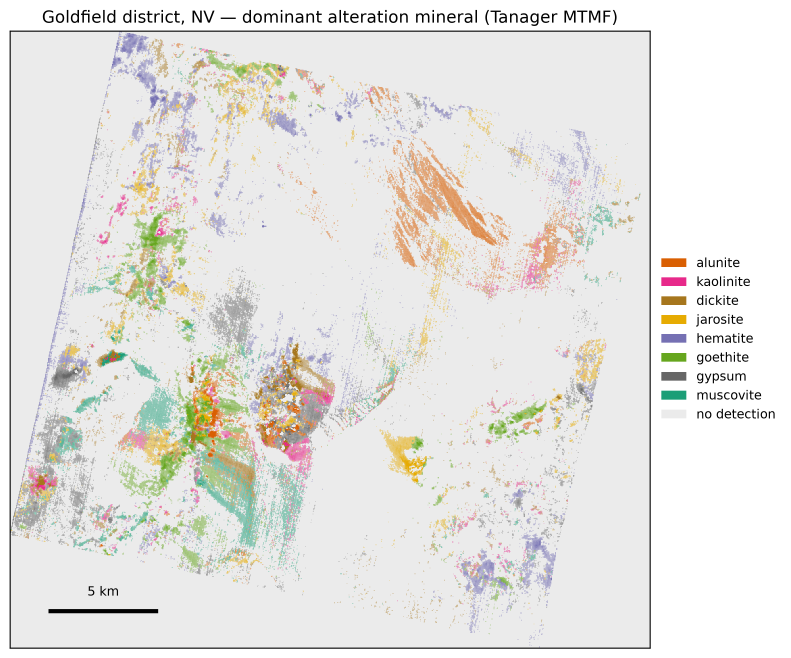
#> input picture figures/goldfield_20240925_185504_87_4001_hero_mineral_map.png, 2372 x 1974 px, found by its file name (shown at 1/3 size)
$ python stills_05_07.py
#> lines starting #> are read from the running program, lines starting #| are printed output that depends on the picture; after the words box and inside, x2 and y2 are one past the last pixel; in counts of white or black regions, pixels touching at a corner belong together
"""Reframed fallback stills for beats 05 (Goldfield mineral map) and 07 (Bingham AMD map).

Pipeline v2 (docs/edit_plan.md ##05, ##07): the rough cut's `clip_photo()` push-in
crops symmetrically around a fixed centre, which truncates both source figures'
legends -- both are anchored outside the axis box (`bbox_to_anchor=(1.0, 0.5)` in
viz.py's `mineral_map`/`amd_map`). This strips the legend and title from the
source PNG, keeping only the axis-box data (map + scale bar), and composites it
with a native-rendered legend (same colors/labels as viz.py, white text) onto a
fresh 1920x1080 navy canvas. The legend is inset from the frame edges by enough
margin to survive the push-in zoom the edit plan specifies (zoom_end 1.08 for 05,
1.06 for 07) -- verified below by cropping to the tightest (max-zoom) window and
saving it for inspection.

Run under the repo venv: uv run python scripts/video/stills_05_07.py
"""

from __future__ import annotations

from pathlib import Path

import matplotlib
import numpy as np
from PIL import Image
from scipy import ndimage

matplotlib.use("Agg")
import matplotlib.pyplot as plt  # noqa: E402
from matplotlib.colors import to_rgb  # noqa: E402
from matplotlib.patches import Patch  # noqa: E402

from tanager_rocks.hazard import AGP_LABELS
from tanager_rocks.viz import AGP_TIER_COLORS, MINERAL_COLORS

ROOT = Path(__file__).resolve().parents[2]
FIG = ROOT / "submission" / "figures"
OUT = ROOT / "video" / "build" / "v2"
GF_HERO = FIG / "goldfield_20240925_185504_87_4001_hero_mineral_map.png"
BH_AGP = FIG / "bingham_20250911_191523_58_4001_amd_agp.png"

NAVY_HEX = "#0a0e1a"
NAVY_RGB = (10, 14, 26)
CANVAS_W, CANVAS_H = 1920, 1080
BORDER_TRIM = 4  # px trimmed inside the detected axis border (~3px stroke) to drop it fully


def _axis_box(
    rgb: np.ndarray, black_max: int = 60, run_frac: float = 0.5
) -> tuple[int, int, int, int]:
    """Locate the plot axes' black border (top, bottom, left, right), in pixels.

    Both source figures (viz.py `mineral_map`/`amd_map`) draw one square axes
    with default spines; the border is the only content forming a long
    contiguous near-black run in a row or column, so a density scan finds it
    without hardcoding a figure-specific offset.
    """
#> called with black_max = 60, run_frac = 0.5
    black = rgb.max(axis=2) < black_max
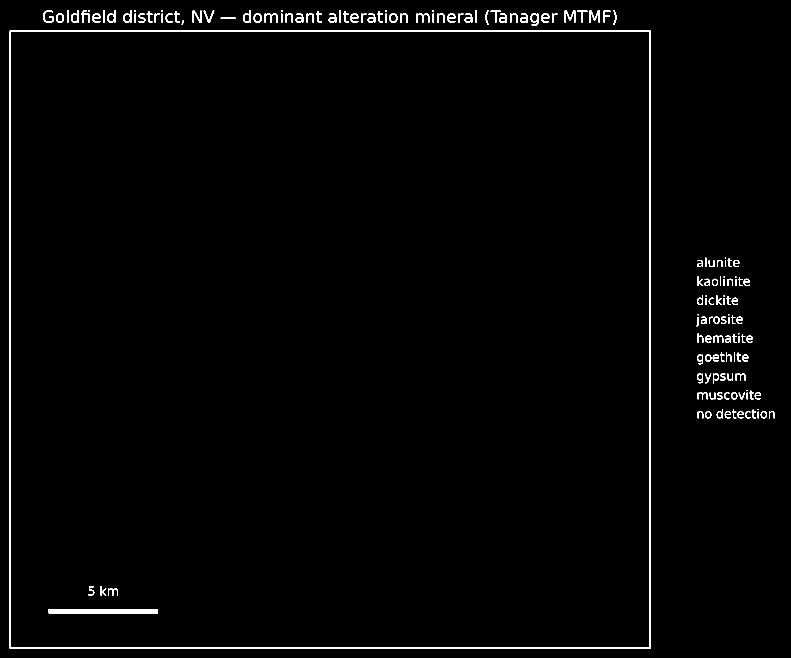
#> black: shape (1974, 2372) bool (shown at 1/3 size); 1.1% white; 153 white regions (11 under 20 px), largest, box (x1, y1, x2, y2) and area: (29, 92, 1952, 1946) 22626, (146, 1827, 474, 1840) 4264, (1694, 32, 1726, 68) 493
    h, w = black.shape
#> h = 1974; w = 2372
    cols = np.where(black.sum(axis=0) > run_frac * h)[0]
#> cols = [29, 30, 31, 1949, 1950, 1951]
    rows = np.where(black.sum(axis=1) > run_frac * w)[0]
#> rows = [92, 93, 94, 1943, 1944, 1945]
    return int(rows[0]), int(rows[-1]), int(cols[0]), int(cols[-1])


def _legend_card(
    items: list[tuple[str, tuple[float, float, float] | str]], fontsize: float
) -> Image.Image:
    """Render a navy-background legend (native colors/labels, white text)."""
    handles = [Patch(facecolor=color, edgecolor="none", label=label) for label, color in items]
    fig = plt.figure(figsize=(6, 6), dpi=200, facecolor=NAVY_HEX)
    ax = fig.add_axes((0, 0, 1, 1))
    ax.axis("off")
    ax.legend(
        handles=handles,
        loc="center",
        frameon=False,
        fontsize=fontsize,
        labelcolor="white",
        handlelength=1.4,
        handleheight=1.4,
        borderaxespad=0,
    )
    tmp = OUT / "_legend_tmp.png"
    fig.savefig(tmp, facecolor=NAVY_HEX, bbox_inches="tight", pad_inches=0.15)
    plt.close(fig)
    card = Image.open(tmp).convert("RGB")
    tmp.unlink()
    return card


# [47 lines left out: functions _compose, _max_zoom_window, not called in this run]


def build_goldfield() -> None:
    rgb = np.array(Image.open(GF_HERO).convert("RGB"))
    top, bottom, left, right = _axis_box(rgb)
#> top = 92; bottom = 1945; left = 29; right = 1951
    map_crop = (
        Image.open(GF_HERO)
        .convert("RGB")
        .crop((left + BORDER_TRIM, top + BORDER_TRIM, right - BORDER_TRIM, bottom - BORDER_TRIM))
    )
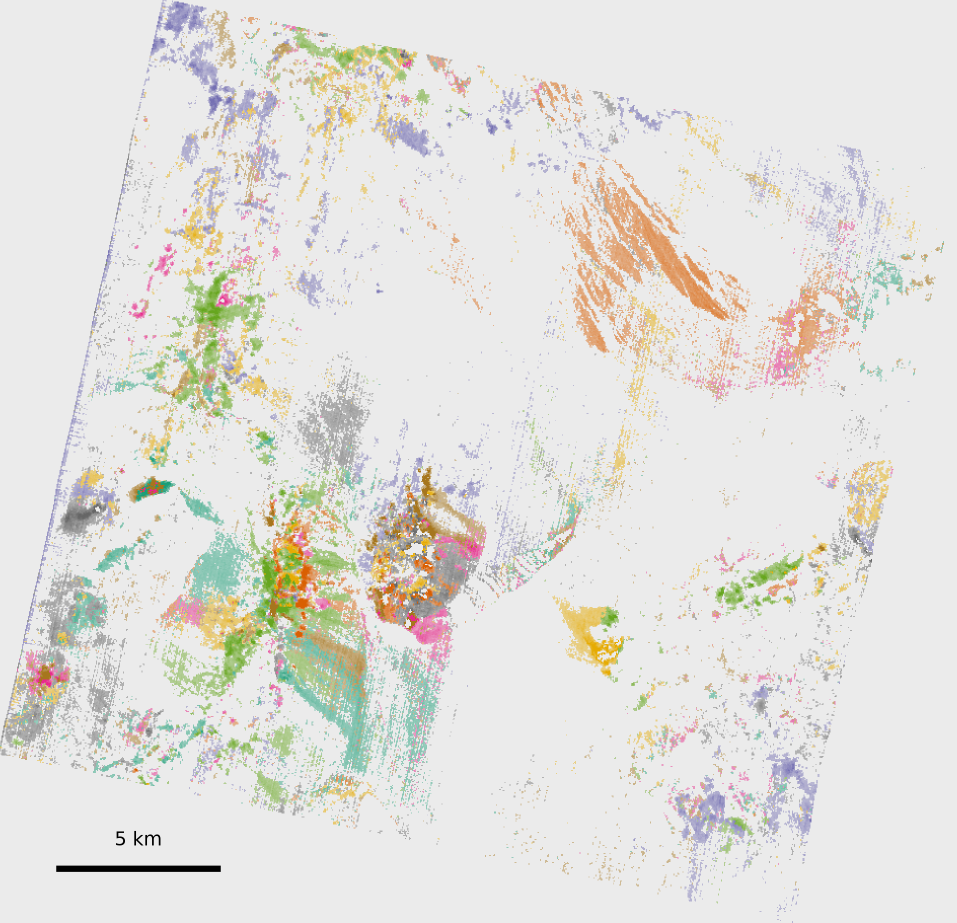
#> map_crop: PIL image 1914x1845 RGB (shown at 1/2 size); mean R, G, B 226.8, 225.4, 221.1
    items = [(m, c) for m, c in MINERAL_COLORS.items()] + [("no detection", (0.92, 0.92, 0.92))]
    legend = _legend_card(items, fontsize=30)

    # edit_plan.md #05 fallback start value: cx~0.38, cy~0.60 of the ORIGINAL
    # (legend-inclusive) image -- the dense alunite/kaolinite/dickite cluster
    # left-of-centre. Re-expressed as a fraction of the axis box alone (the
    # frame this composite actually re-centres against).
    px, py = 0.38 * rgb.shape[1], 0.60 * rgb.shape[0]
    cx_box = (px - left) / (right - left)
    cy_box = (py - top) / (bottom - top)

    canvas, cx, cy = _compose(
        map_crop, legend, cx_box, cy_box, legend_right_margin_px=90, legend_max_h_frac=0.62
    )
    canvas.save(OUT / "fallback_05.png")
    zoom_end = 1.08
    canvas.crop(_max_zoom_window(cx, cy, zoom_end)).save(OUT / "verify_05_maxzoom.png")
    print(f"05: cx={cx:.3f} cy={cy:.3f} zoom_end={zoom_end}")


# [44 lines left out: function build_bingham, not called in this run]


def main() -> None:
    OUT.mkdir(parents=True, exist_ok=True)
    build_goldfield()
    build_bingham()


if __name__ == "__main__":
#> (the run stopped early here; a loop or call above may not have finished)

$ run again, with figures/bingham_20250911_191523_58_4001_band_ablation.png copied over figures/goldfield_20240925_185504_87_4001_hero_mineral_map.png
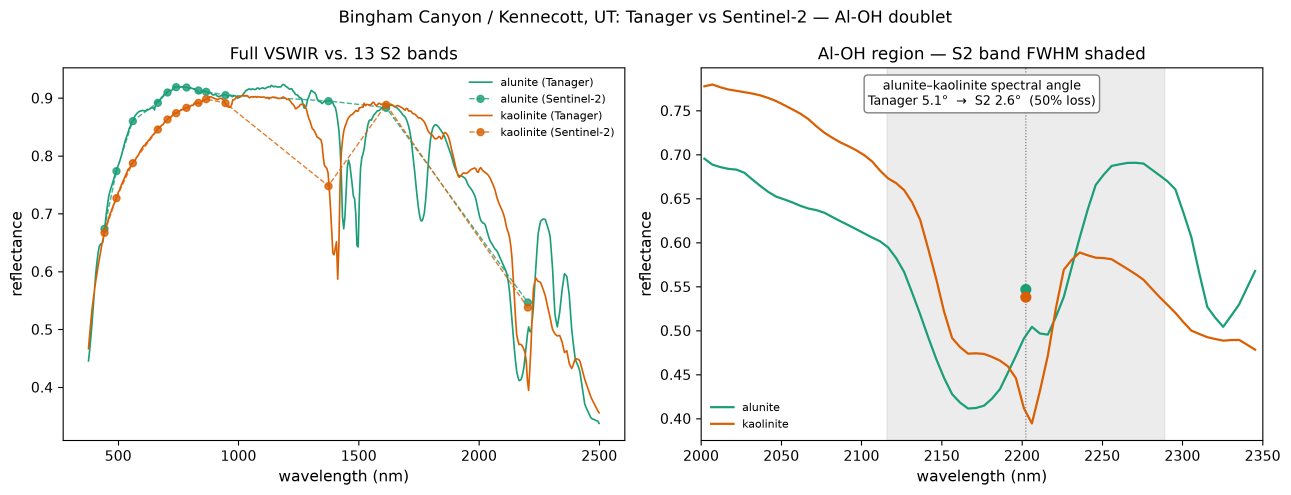
#> input picture figures/bingham_20250911_191523_58_4001_band_ablation.png, 3872 x 1485 px, found by its file name (shown at 1/3 size)
#> in _axis_box, `black = rgb.max(axis=2) < black_max`:
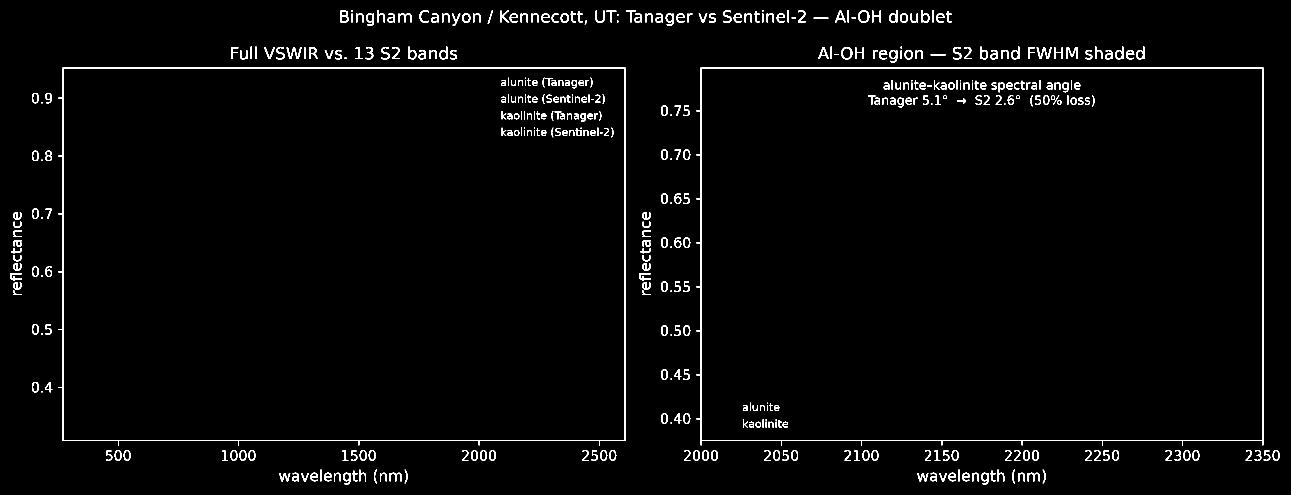
#> black: shape (1485, 3872) bool (shown at 1/3 size); 1.9% white; 426 white regions (30 under 20 px), largest, box (x1, y1, x2, y2) and area: (2089, 202, 3790, 1336) 17442, (175, 202, 1876, 1336) 17247, (3110, 142, 3155, 177) 544
#> cols = [188, 189, 190, 1873, 1874, 1875, 2102, 2103, 2104, 3787, 3788, 3789]
#> rows = [202, 203, 204, 1320, 1321, 1322]
#> top = 202; bottom = 1322; left = 188; right = 3789
#> in build_goldfield, `map_crop = ( Image.open(GF_HERO) .convert("RGB") .crop((left + BORDER_..`:
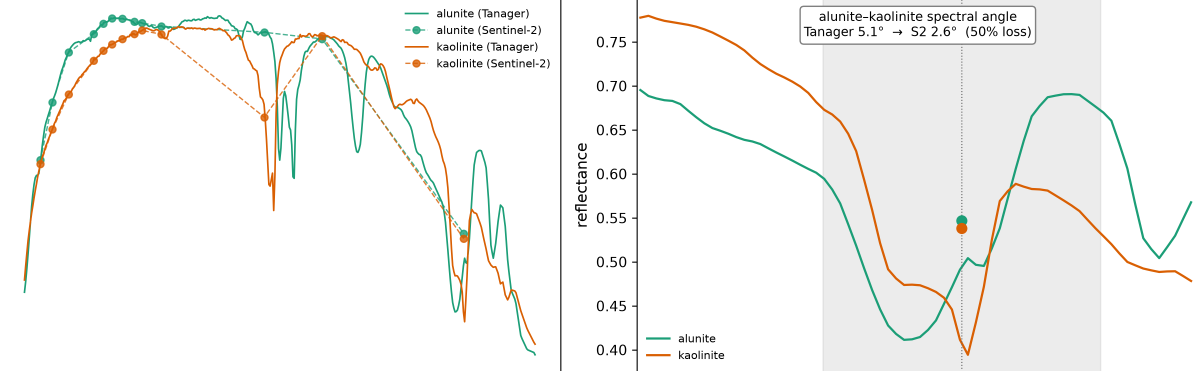
#> map_crop: PIL image 3593x1112 RGB (shown at 1/3 size); mean R, G, B 244.9, 245.1, 243.4

$ run again, with figures/bingham_rgb.png copied over figures/goldfield_20240925_185504_87_4001_hero_mineral_map.png
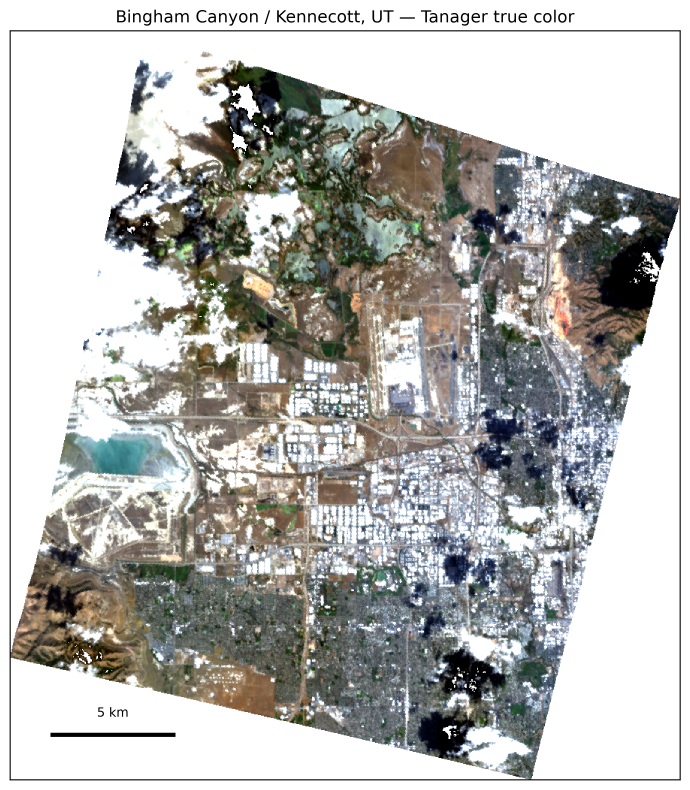
#> input picture figures/bingham_rgb.png, 2070 x 2369 px, found by its file name (shown at 1/3 size)
#> in _axis_box, `black = rgb.max(axis=2) < black_max`:
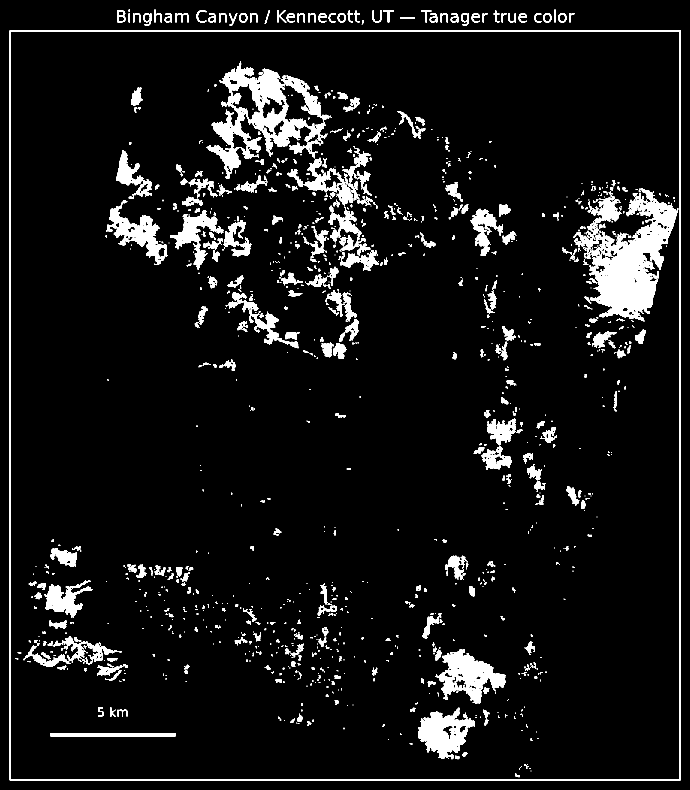
#> black: shape (2369, 2070) bool (shown at 1/3 size); 6.6% white; 1204 white regions (558 under 20 px), largest, box (x1, y1, x2, y2) and area: (1720, 574, 2034, 964) 52117, (620, 184, 977, 536) 35083, (29, 91, 2042, 2341) 25542
#> cols = [29, 30, 31, 2039, 2040, 2041]
#> rows = [91, 92, 93, 2338, 2339, 2340]
#> top = 91; bottom = 2340; left = 29; right = 2041
#> in build_goldfield, `map_crop = ( Image.open(GF_HERO) .convert("RGB") .crop((left + BORDER_..`:
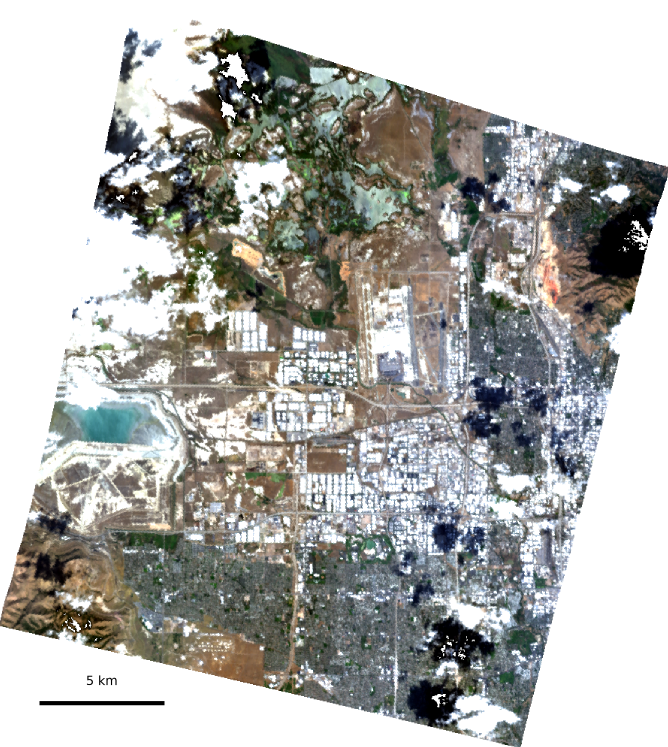
#> map_crop: PIL image 2004x2241 RGB (shown at 1/3 size); mean R, G, B 176.3, 176.6, 173.3

$ run again, with figures/goldfield_20240925_185504_87_4001_emit_comparison.png copied over figures/goldfield_20240925_185504_87_4001_hero_mineral_map.png
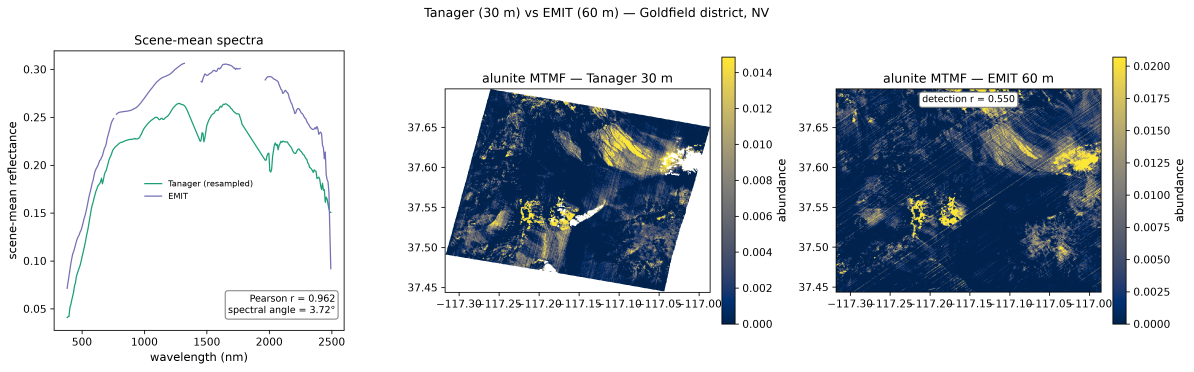
#> input picture figures/goldfield_20240925_185504_87_4001_emit_comparison.png, 4773 x 1485 px, found by its file name (shown at 1/4 size)
#> in _axis_box, `black = rgb.max(axis=2) < black_max`:
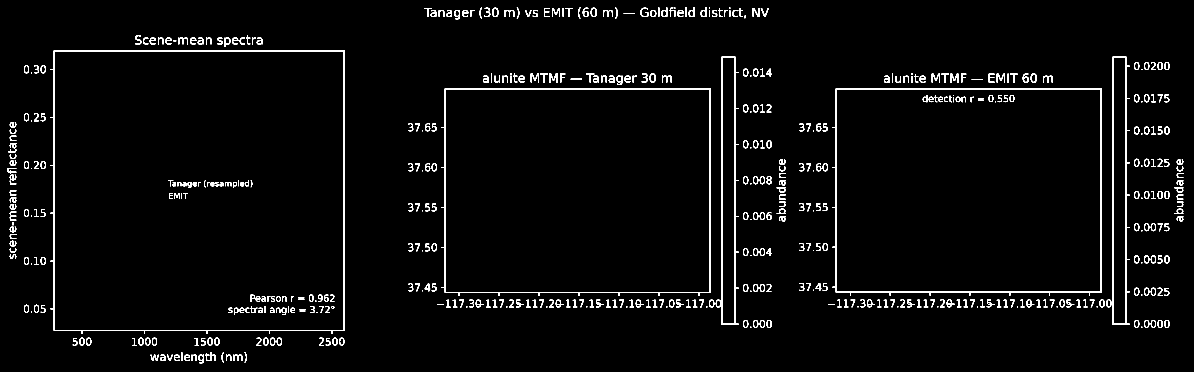
#> black: shape (1485, 4773) bool (shown at 1/4 size); 2.1% white; 511 white regions (34 under 20 px), largest, box (x1, y1, x2, y2) and area: (202, 202, 1378, 1336) 14097, (1766, 354, 2842, 1184) 11712, (3330, 354, 4406, 1183) 11709
#> cols = 30 values from 215 to 4505
#> rows = empty array
